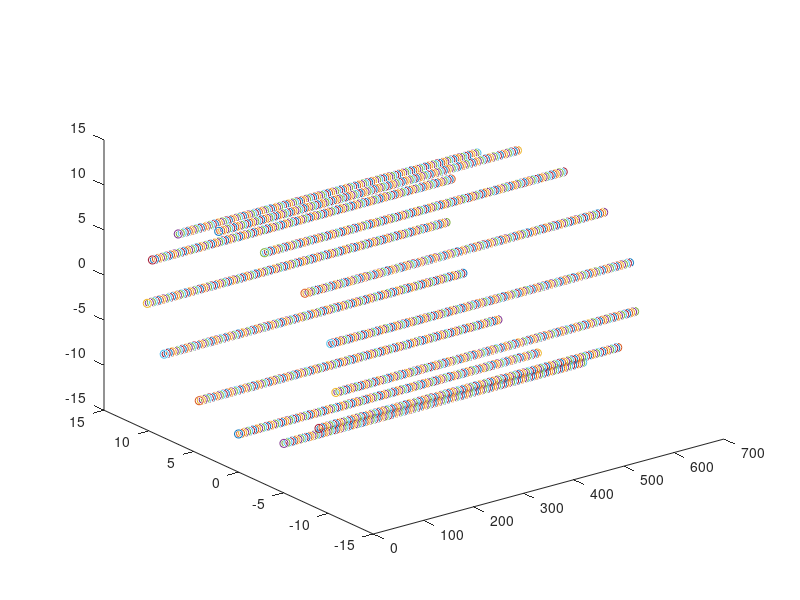

Recreate this plot in MATLAB.
%%=======================================================================%%
%%================= Program for generate Microtubule ====================%%
%%=================      Bo Gong, May, 30, 2019      ====================%%    
%%=======================================================================%%

clc
clear

%========================== define variables ============================== 
N_profil=13;      % the number of protofilaments in each microtubule
N_tubulin=150;   % the number of tubulins in each profilament
D_tub=21.52866;   % diameter of the microtubule
Atoms=zeros(N_profil,6);

l_long=4.0;    % lattice parameter of longitudinal  纵向晶格参数
l_ring=5.2;    % lattice parameter of laterial      横向
delta=3*l_long/13;  % screw hight difference        螺旋高度

index_atom=0;  % atom index 

% 9.12 合并原子类型 1 和键的类型 1,2,角类型改为1，2，3

%=========================== Generate Atoms ==============================

atom_type=1; 
for i=1:N_profil               % 生成原子的坐标xyz
        x=0;
    y=D_tub/2*cos(3/2*pi-(i-1)*(2*pi/N_profil));   % 微管最底层的13个原子坐标
    z=D_tub/2*sin(3/2*pi-(i-1)*(2*pi/N_profil));
    
    for j=1:N_tubulin
%         if mod(j,2)==0         % 取模运算 j/2的余数
%             atom_type=2;       % belta tubulin 2的倍数
%         else 
%             atom_type=1;       % alpha tubulin
%         end
        X=x+(j-1)*l_long+delta*(i-1);       % 微管轴向坐标
        Y=y;
        Z=z;
        index_atom=index_atom+1;
        molecular_type=i;
        Atoms(index_atom,1)=index_atom;         %原子序号
        Atoms(index_atom,2)=molecular_type;     %分子类型（细丝编号）
        Atoms(index_atom,3)=atom_type;          %原子类型
        Atoms(index_atom,4)=X;
        Atoms(index_atom,5)=Y;
        Atoms(index_atom,6)=Z;
            
      plot3(X, Y, Z,"o")
      hold on    
    end       
end

save Atoms_oneMT_nano.txt Atoms -ascii

% ========================== Generate Bonds ===============================

N_atoms=length(Atoms(:,1));         % 1300个原子
% the bonds in each protofilament
n_bonds01=0; % 轴向键数量
bond_type01=1;
bond_type02=1;
bonds_part01=zeros(1,4);

for ii=1:N_profil
    Temp=find(Atoms(:,2)==ii);      % 找到等于ii的细丝编号
    for jj=1:N_tubulin-1            % 99个纵向键
        atom_01=Temp(jj,1);         % 一列一列提出来
        atom_02=Temp(jj+1,1);
        n_bonds01=n_bonds01+1;      % 键数+1
        if mod(jj,2)==1
            bond_type=bond_type01;  % 如果是奇数 01类型
        else
            bond_type=bond_type02;  % 偶数 02类型
        end
        bonds_part01(n_bonds01,:)=[n_bonds01, bond_type, atom_01, atom_02];
    end  
end

% the bonds for circumference       % 横向键
bond_type03=2;                      % 双 belta 双 alpha 键 
bond_type04=2;
bonds_part02=zeros(1,4);
bonds_part03=zeros(1,4);
bond_type05=2;                      % 第 13 根丝和第 1 根丝的键
bond_type06=2;
n_bonds02=0;
n_bonds03=0;

for ii=1:N_profil
    if ii<=N_profil-1
        Temp_01=find(Atoms(:,2)==ii);       % 找到ii编号的细丝
        Temp_02=find(Atoms(:,2)==ii+1);
        for jj=1:N_tubulin
            n_bonds02=n_bonds02+1;
            if mod(n_bonds02,2)==1
                bond_type=bond_type03;      % 键编号是奇数03类型
            else
                bond_type=bond_type04;      % 键编号是偶数04类型
            end
            atom_01=Temp_01(jj,1);          % ii丝的第jj个原子
            atom_02=Temp_02(jj,1);
            bonds_part02(n_bonds02,:)=[n_bonds02, bond_type, atom_01, atom_02];
        end
    else
        Temp_01=find(Atoms(:,2)==N_profil); % 第13 根丝
        Temp_02=find(Atoms(:,2)==1);        % 第 1 根丝
        for jj=1:N_tubulin-3
            n_bonds03=n_bonds03+1;
            if mod(n_bonds03,2)==1
                bond_type=bond_type05;
            else
                bond_type=bond_type06;
            end
            atom_01=Temp_01(jj,1);
            atom_02=Temp_02(jj+3,1);
            bonds_part03(n_bonds03,:)=[n_bonds03, bond_type, atom_01, atom_02];
        end
    end   
end

Bonds=[bonds_part01;bonds_part02;bonds_part03]; % 键数量编号 键类型 成键原子1 成键原子2 
N_bonds=length(Bonds(:,1));
Bonds(:,1)=1:N_bonds;
save Bonds_oneMT.txt Bonds -ascii

%========================== Generate Angles ===============================

% generate angles in each protofilament
angle_type01=1;                     % 纵向键角
n_angle01=0;
angles01=zeros(1,5);

for i=1:N_profil
    Temp=find(Atoms(:,2)==i);       % 第i根细丝
    for j=1:N_tubulin-2
        atom_01=Temp(j,1);          % 成角原子
        atom_02=Temp(j+1,1);
        atom_03=Temp(j+2,1);
        n_angle01=n_angle01+1;
        angles01(n_angle01,:)=[n_angle01, angle_type01, atom_01, atom_02, atom_03];
    end
end

% generate angles of the circumference orientation to prevent slip between
% two protofilaments

angle_type02=2;                     % 圆周当向上的键角
n_angle02=0;
angles02=zeros(1,5);                % 预留矩阵

angle_type03=3;
n_angle03=0;
angles03=zeros(1,5);

for ii=1:N_profil
    if ii==1
        Temp_01=find(Atoms(:,2)==ii+1);         % 成键丝第2根   
        Temp_02=find(Atoms(:,2)==ii);           % 第1根
        Temp_03=find(Atoms(:,2)==N_profil);     % 第13根
        for jj=1:N_tubulin
            if jj==1
                atom_01=Temp_01(jj,1);          % 第2根丝上第1个原子
                atom_02=Temp_02(jj,1);          % 第1根丝上第1个原子
                atom_03=Temp_02(jj+1,1);        % 第13根丝上第2个原子    （第13根丝上的第4个原子？） 
                n_angle02=n_angle02+1;
                angles02(n_angle02,:)=[n_angle02, angle_type02, atom_01, atom_02, atom_03];
            elseif jj<=3
                atom_01=Temp_01(jj,1);          % 第2根丝上的第2个原子
                atom_02=Temp_02(jj,1);          % 第1根丝上的第2个原子  
                atom_03=Temp_02(jj+1,1);        % 第1根丝上的第3个原子
                atom_04=Temp_02(jj-1,1);        % 第1根丝上的第1个原子
                n_angle02=n_angle02+1;
                angles02(n_angle02,:)=[n_angle02, angle_type02, atom_01, atom_02, atom_03];
                n_angle03=n_angle03+1;
                angles03(n_angle03,:)=[n_angle03, angle_type03, atom_01, atom_02, atom_04];
            elseif jj<=N_tubulin-1
                atom_01=Temp_01(jj,1);
                atom_02=Temp_02(jj,1);
                atom_03=Temp_02(jj+1,1);
                atom_04=Temp_02(jj-1,1);
                atom_05=Temp_03(jj-3,1);
                n_angle02=n_angle02+1;
                angles02(n_angle02,:)=[n_angle02, angle_type02, atom_01, atom_02, atom_03];
                n_angle02=n_angle02+1;
                angles02(n_angle02,:)=[n_angle02, angle_type02, atom_04, atom_02, atom_05];
                n_angle03=n_angle03+1;
                angles03(n_angle03,:)=[n_angle03, angle_type03, atom_01, atom_02, atom_04];
                n_angle03=n_angle03+1;
                angles03(n_angle03,:)=[n_angle03, angle_type03, atom_03, atom_02, atom_05];
            elseif jj==N_tubulin
                atom_01=Temp_01(jj,1);
                atom_02=Temp_02(jj,1);
                atom_04=Temp_02(jj-1,1);
                atom_05=Temp_03(jj-3,1);
                n_angle02=n_angle02+1;
                angles02(n_angle02,:)=[n_angle02, angle_type02, atom_04, atom_02, atom_05];
                n_angle03=n_angle03+1;
                angles03(n_angle03,:)=[n_angle03, angle_type03, atom_01, atom_02, atom_04];                              
            end
        end
    elseif ii<=N_profil-1                       
        Temp_01=find(Atoms(:,2)==ii+1);     
        Temp_02=find(Atoms(:,2)==ii);
        Temp_03=find(Atoms(:,2)==ii-1);
        for jj=1:N_tubulin
            if jj==1
                atom_01=Temp_01(jj,1);
                atom_02=Temp_02(jj,1);
                atom_03=Temp_02(jj+1,1);
                atom_05=Temp_03(jj,1);
                n_angle02=n_angle02+1;
                angles02(n_angle02,:)=[n_angle02, angle_type02, atom_01, atom_02, atom_03];
                n_angle03=n_angle03+1;
                angles03(n_angle03,:)=[n_angle03, angle_type03, atom_03, atom_02, atom_05];
            elseif jj<=N_tubulin-1
                atom_01=Temp_01(jj,1);
                atom_02=Temp_02(jj,1);
                atom_03=Temp_02(jj+1,1);
                atom_04=Temp_02(jj-1,1);
                atom_05=Temp_03(jj,1);
                n_angle02=n_angle02+1;
                angles02(n_angle02,:)=[n_angle02, angle_type02, atom_01, atom_02, atom_03];
                n_angle02=n_angle02+1;
                angles02(n_angle02,:)=[n_angle02, angle_type02, atom_04, atom_02, atom_05];
                n_angle03=n_angle03+1;
                angles03(n_angle03,:)=[n_angle03, angle_type03, atom_01, atom_02, atom_04];
                n_angle03=n_angle03+1;
                angles03(n_angle03,:)=[n_angle03, angle_type03, atom_03, atom_02, atom_05];
            elseif jj==N_tubulin
                atom_01=Temp_01(jj,1);
                atom_02=Temp_02(jj,1);
                atom_04=Temp_02(jj-1,1);
                atom_05=Temp_03(jj,1);
                n_angle02=n_angle02+1;
                angles02(n_angle02,:)=[n_angle02, angle_type02, atom_04, atom_02, atom_05];
                n_angle03=n_angle03+1;
                angles03(n_angle03,:)=[n_angle03, angle_type03, atom_01, atom_02, atom_04];
            end
        end
    elseif ii==N_profil
        Temp_01=find(Atoms(:,2)==1);
        Temp_02=find(Atoms(:,2)==ii);
        Temp_03=find(Atoms(:,2)==ii-1);
        for jj=1:N_tubulin
            if jj==1
                atom_01=Temp_01(jj+3,1);
                atom_02=Temp_02(jj,1);
                atom_03=Temp_02(jj+1,1);
                atom_05=Temp_03(jj,1);
                n_angle02=n_angle02+1;
                angles02(n_angle02,:)=[n_angle02, angle_type02, atom_01, atom_02, atom_03];
                n_angle03=n_angle03+1;
                angles03(n_angle03,:)=[n_angle03, angle_type03, atom_03, atom_02, atom_05];
            elseif jj<=N_tubulin-3
                atom_01=Temp_01(jj+3,1);
                atom_02=Temp_02(jj,1);
                atom_03=Temp_02(jj+1,1);
                atom_04=Temp_02(jj-1,1);
                atom_05=Temp_03(jj,1);
                n_angle02=n_angle02+1;
                angles02(n_angle02,:)=[n_angle02, angle_type02, atom_01, atom_02, atom_03];
                n_angle02=n_angle02+1;
                angles02(n_angle02,:)=[n_angle02, angle_type02, atom_04, atom_02, atom_05];
                n_angle03=n_angle03+1;
                angles03(n_angle03,:)=[n_angle03, angle_type03, atom_01, atom_02, atom_04];
                n_angle03=n_angle03+1;
                angles03(n_angle03,:)=[n_angle03, angle_type03, atom_03, atom_02, atom_05];
            elseif jj<=N_tubulin-1
                atom_02=Temp_02(jj,1);
                atom_03=Temp_02(jj+1);
                atom_04=Temp_02(jj-1,1);
                atom_05=Temp_03(jj,1);
                n_angle02=n_angle02+1;
                angles02(n_angle02,:)=[n_angle02, angle_type02, atom_04, atom_02, atom_05];
                n_angle03=n_angle03+1;
                angles03(n_angle03,:)=[n_angle03, angle_type03, atom_03, atom_02, atom_05];
            elseif jj==N_tubulin
                atom_02=Temp_02(jj,1);
                atom_04=Temp_02(jj-1,1);
                atom_05=Temp_03(jj,1);
                n_angle02=n_angle02+1;
                angles02(n_angle02,:)=[n_angle02, angle_type02, atom_04, atom_02, atom_05];
            end
        end       
    end
end


Angles=[angles01; angles02; angles03];
N_angles=length(Angles(:,1));
Angles(:,1)=1:N_angles;
save Angles_oneMT.txt Angles -ascii

%========================= Generate Dihedrals =============================

% generate dihedrals in each three protofilaments

dihedral_type=1;
n_dihedrals=0;
dihedrals=zeros(1,6);

for ii=1:N_profil
    if ii==1
        Temp_01=find(Atoms(:,2)==ii+1);         % 第2根丝
        Temp_02=find(Atoms(:,2)==ii);           % 第1根丝
        Temp_03=find(Atoms(:,2)==N_profil);     % 第13根丝
        for jj=3:N_tubulin-1
            if jj==3
                atom_01=Temp_01(jj,1);          % 第2根丝第3个原子
                atom_02=Temp_02(jj,1);          % 第1根丝第3个原子
                atom_03=Temp_02(jj+1,1);        % 第1根丝第4个原子
                atom_04=Temp_03(jj-2,1);        % 第13根丝第1个原子
                n_dihedrals=n_dihedrals+1;
                dihedrals(n_dihedrals,:)=[n_dihedrals, dihedral_type, atom_01, atom_02, atom_03, atom_04];
            else
                atom_01=Temp_01(jj,1);          % 2，5   （以5为例）
                atom_02=Temp_02(jj,1);          % 1，5
                atom_03=Temp_02(jj+1,1);        % 1，6
                atom_04=Temp_03(jj-2,1);        % 13，3
                atom_05=Temp_01(jj+1,1);        % 2，6
                atom_06=Temp_03(jj-3,1);        % 13，2
                n_dihedrals=n_dihedrals+1;
                dihedrals(n_dihedrals,:)=[n_dihedrals, dihedral_type, atom_01, atom_02, atom_03, atom_04];
                n_dihedrals=n_dihedrals+1;
                dihedrals(n_dihedrals,:)=[n_dihedrals, dihedral_type, atom_05, atom_03, atom_02, atom_06];
            end                
        end
    elseif ii<=N_profil-1                       % 以5根丝为例
        Temp_01=find(Atoms(:,2)==ii+1);
        Temp_02=find(Atoms(:,2)==ii);
        Temp_03=find(Atoms(:,2)==ii-1);
        for jj=1:N_tubulin-1
            atom_01=Temp_01(jj,1);              % 6，5
            atom_02=Temp_02(jj,1);              % 5，5
            atom_03=Temp_02(jj+1,1);            % 5，6
            atom_04=Temp_03(jj+1,1);            % 4，6
            atom_05=Temp_01(jj+1,1);            % 6，6
            atom_06=Temp_03(jj,1);              % 4，5
            n_dihedrals=n_dihedrals+1;
            dihedrals(n_dihedrals,:)=[n_dihedrals, dihedral_type, atom_01, atom_02, atom_03, atom_04];
            n_dihedrals=n_dihedrals+1;
            dihedrals(n_dihedrals,:)=[n_dihedrals, dihedral_type, atom_05, atom_03, atom_02, atom_06];
        end
    elseif ii==N_profil                         %第13根丝
        Temp_01=find(Atoms(:,2)==1);
        Temp_02=find(Atoms(:,2)==ii);
        Temp_03=find(Atoms(:,2)==ii-1);
        for jj=1:N_tubulin-3
            if jj==N_tubulin-3
                atom_01=Temp_01(jj+3,1);        % 1，8
                atom_02=Temp_02(jj,1);          % 13，5
                atom_03=Temp_02(jj+1,1);        % 13，6
                atom_04=Temp_03(jj+1,1);        % 12，6
                n_dihedrals=n_dihedrals+1;
                dihedrals(n_dihedrals,:)=[n_dihedrals, dihedral_type, atom_01, atom_02, atom_03, atom_04];
            else
                atom_01=Temp_01(jj+3,1);        % 1，4
                atom_02=Temp_02(jj,1);          % 13，1
                atom_03=Temp_02(jj+1,1);        % 13，2
                atom_04=Temp_03(jj+1,1);        % 12，2
                atom_05=Temp_01(jj+4,1);        % 1，5
                atom_06=Temp_03(jj,1);          % 12，1
                n_dihedrals=n_dihedrals+1;
                dihedrals(n_dihedrals,:)=[n_dihedrals, dihedral_type, atom_01, atom_02, atom_03, atom_04];
                n_dihedrals=n_dihedrals+1;
                dihedrals(n_dihedrals,:)=[n_dihedrals, dihedral_type, atom_05, atom_03, atom_02, atom_06];
            end
        end
    end
end

Dihedrals=dihedrals;
N_dihedrals=length(Dihedrals(:,1));
Dihedrals(:,1)=1:N_dihedrals;
save Dihedrals_oneMT.txt Dihedrals -ascii

%=================== Generate Boundary Atom Indexs ========================

% Lower=zeros(1,N_profil);
% Upper=zeros(1,N_profil);
% n_low=0;
% n_up=0;
% 
% for ii=1:N_profil
%     Temp=find(Atoms(:,2)==ii);
%     atom_lower=Temp(1,1);
%     atom_upper=Temp(end,1);
%     n_low=n_low+1;
%     n_up=n_up+1;
%     Lower(1,n_low)=atom_lower;
%     Upper(1,n_up)=atom_upper;
% end

lower_index=find(Atoms(:,6)<=14);
Lower=lower_index';

high_pz=Atoms(end,6);
upper_index=find(Atoms(:,6)>=high_pz-14);
Upper=upper_index';

save Lower.txt Lower -ascii
save Upper.txt Upper -ascii

%%%%%%%%%%%%%%%%%%%%%%%%%%%生成微管外挂二聚体%%%%%%%%%%%%%%%%%%%%%%%%%%%%%

%=========================生成单根微管的反应位点===========================%

% num_group_fil_atoms=25;         % 原丝上每组的原子数量
% num_mt_fil_beads=125;           % 微管上每根原丝的原子数量
% num_group=5;
% change_atoms=[];
% % 随机生成所在纤维数量
% s1 = randi([3,11],1,num_group);          % 取4-9随机数避免微管接缝处的反应位点
% % 5段原子反应位点所在纤维的序号
% s2 = randi([2,23],1,num_group);          % 取2-4防止出现反应位点相邻
% for k=1:num_group   % 共5组数据
%     c1=s1(1,k);    % 纤维序号
%     c2=s2(1,k);    % 原子顺序号码
%     % 筛选第c1根纤维数据
%     start_fil_idx = (c1 - 1) * num_mt_fil_beads + 1;
%     over_fil_idx=start_fil_idx+num_mt_fil_beads-1;
%     atoms_fil_mt=Atoms(start_fil_idx:over_fil_idx,:);
%     % 在c1根纤维上筛选第k组数据，找到第c2个原子
%     start_group_idx=(k - 1) * num_group_fil_atoms + 1;
%     over_group_idx=start_group_idx+num_group_fil_atoms-1;
%     atoms_group=atoms_fil_mt(start_group_idx:over_group_idx,:);
%     
%     % 保存所筛选原子的原子序号
%     temp_atoms=atoms_group(c2,1);
%     change_atoms=[change_atoms;temp_atoms];     % 每根微管上的反应位点
%  end
% 
% % 修改反应位点的原子类型
% 
% a1=size(change_atoms,1);
% a2=size(Atoms,1);
% 
% for m=1:a1
%     for n=1:a2
%         temp_data=Atoms(n,1);
%         temp_change=change_atoms(m,1);
%         if temp_data==temp_change
%             Atoms(n,3)=2;   % 原子类型改为2
%         end
%     end
% end
% 
% %=========================反应位点挂带二聚体===============================%
% 
% % react_point=load('reactpoint.txt');
% 
% react_point=change_atoms;
% 
% num_fil=0;
% 
% D_tub_dimer1=29.52866;      % 二聚体第一个原子的微管直径
% D_tub_dimer2=37.52866;      % 二聚体第二个原子的微管直径
% % idxdimer1=0;
% idxdimer1=size(Atoms,1);    % 初始微管原子序号
% idxdimer1_fil=13;
% idxdimer2=0;
% idxdimer2_fil=13;
% 
% dimer_type=2;               % 二聚体原子类型
% 
% idx_bonds=size(Bonds,1);
% dimer_bond_type=3;
% 
% len_atoms=size(Atoms,1);
% len_react=size(react_point,1);
% dimer1_atoms=[];
% dimer2_atoms=[];
% bonds_dimer_mt=[];
% 
% % 在反应为点生成二聚体坐标
% 
% for n=1:len_react
%     react_idx=react_point(n,1);
%     for m=1:len_atoms
%         atoms_idx=Atoms(m,1);
%         if react_idx==atoms_idx
%             dimer_profil=mod((Atoms(m,2)-num_fil),N_profil);
% 
%             dimer1_x=Atoms(m,4);
%             dimer1_y=D_tub_dimer1/2*cos(3/2*pi-(dimer_profil-1)*(2*pi/N_profil));
%             dimer1_z=D_tub_dimer1/2*sin(3/2*pi-(dimer_profil-1)*(2*pi/N_profil));
% 
%             dimer2_x=Atoms(m,4);
%             dimer2_y=D_tub_dimer2/2*cos(3/2*pi-(dimer_profil-1)*(2*pi/N_profil));
%             dimer2_z=D_tub_dimer2/2*sin(3/2*pi-(dimer_profil-1)*(2*pi/N_profil));
%             
%             idxdimer1=idxdimer1+1;
%             idxdimer1_fil=idxdimer1_fil+1;
%             dimer1=[idxdimer1,idxdimer1_fil,dimer_type,dimer1_x,dimer1_y,dimer1_z];
%             % 微管反应位点与二聚体成键
%             bonds_dimer_mt1=[idx_bonds,dimer_bond_type,react_idx,idxdimer1];
%             bonds_dimer_mt=[bonds_dimer_mt;bonds_dimer_mt1];
% 
%             idxdimer1=idxdimer1+1;
%             idxdimer2_fil=idxdimer1_fil;
%             dimer2=[idxdimer1,idxdimer2_fil,dimer_type,dimer2_x,dimer2_y,dimer2_z];
% 
%             dimer1_atoms=[dimer1_atoms;dimer1;dimer2];  % 生成二聚体的原子信息
% 
%         end
%     end
% end
% 
% % 将二聚体的原子信息加入之前原子信息
% Atoms=[Atoms;dimer1_atoms];
% Bonds=[Bonds;bonds_dimer_mt];
% % save Atoms_oneMT_nano.txt Atoms -ascii
% 
% %============================反应位点和二聚体成键==========================%
% 
% 
% 
% %================================二聚体成键===============================%
% len_dim_atoms=size(dimer1_atoms,1);
% % idx_bonds=0;
% idx_bonds=size(Bonds,1);
% bonds_dimer=[];
% for nn=1:2:len_dim_atoms
%     bonds_dim_atoms=dimer1_atoms(nn,1);
%     idx_bonds=idx_bonds+1;
%     dimer_bond_type=3;
%     bonds_dimer1=[idx_bonds,dimer_bond_type,bonds_dim_atoms,bonds_dim_atoms+1];
%     bonds_dimer=[bonds_dimer;bonds_dimer1];
% end
% 
% % 将二聚体键的信息加入之前键的信息
% Bonds=[Bonds;bonds_dimer];
% save Bonds_oneMT.txt Bonds -ascii

%%%%%%%%%%%%%%%%%%%%%%%%%%%%%%%%%%%%%%%%%%%%%%%%%%%%%%%%%%%%%%%%%%%%%%%%%%%

%====================== Dimensionless Atoms =============================%

Atoms_lj_part2=Atoms(:,4:6)/l_long;
Atoms_lj_part1=Atoms(:,1:3);
Atoms_lj=[Atoms_lj_part1, Atoms_lj_part2];
save Atoms_lj.txt Atoms_lj -ascii